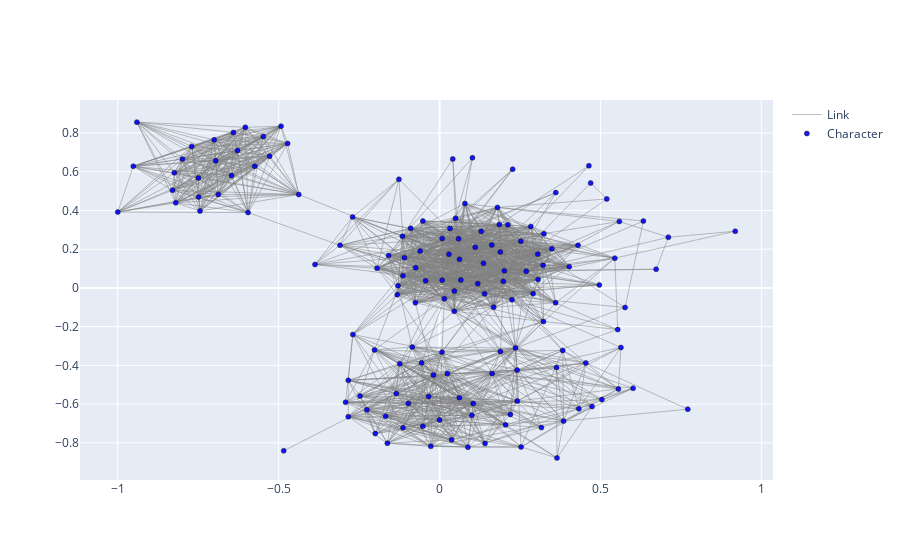

Here is the notebook cell this chart was saved with:
### Code cell
G0 = G.subgraph(list(nx.connected_components(G))[0])
ut.draw_plotly_network(G0)

### Figure 1 — Plotly figure (JSON) as saved in the notebook; plotly's stock layout.template omitted (floating-point values rounded to 4 significant figures; data arrays with more than 128 entries replaced by an {"elided": "..."} marker saying what was removed)
{"data": [{"hoverinfo": "none", "line": {"color": "gray", "width": 0.5}, "mode": "lines", "name": "Link", "type": "scatter", "x": {"elided": "5076 float values"}, "y": {"elided": "5076 float values"}}, {"hoverinfo": "text", "marker": {"color": "blue", "line": {"color": "rgb(0,0,0)", "width": 0.5}, "opacity": 0.9, "size": 5, "symbol": "circle"}, "mode": "markers", "name": "Character", "text": {"elided": "148 int values"}, "type": "scatter", "x": {"elided": "148 float values"}, "y": {"elided": "148 float values"}}], "layout": {}}
